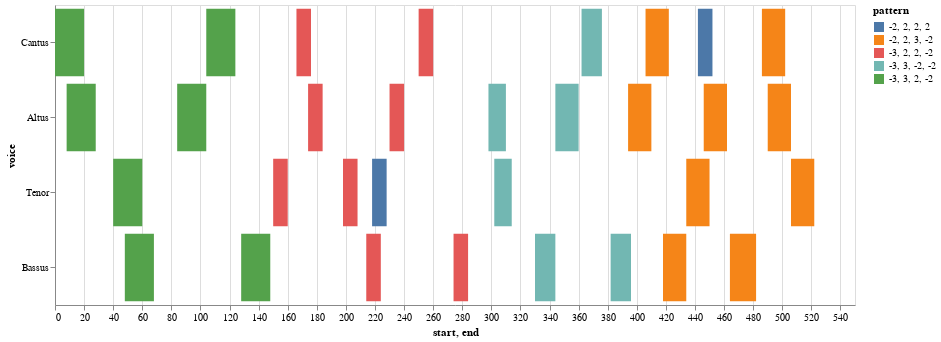

This figure's notebook cell:
### Markdown cell above
### Model Heatmap

### Code cell
## Use this for the Model Heatmap

nr = model.notes(combineUnisons=True) 
mel = model.melodic(df=nr, kind='d', compound=True, unit=0, end=False)
mel_ngrams = model.ngrams(df=mel, n=4)
entry_ngrams = model.entries(df=mel, n=4)
mel_ngrams_duration = model.durations(df=mel, n=4, mask_df=entry_ngrams)
viz.plot_ngrams_heatmap(entry_ngrams, mel_ngrams_duration, selected_patterns=shared_entries, voices=[])

### Figure 1 — Vega-Lite specification as saved in the notebook (floating-point values rounded to 4 significant figures)
{"config": {"view": {"continuousWidth": 400, "continuousHeight": 300}}, "data": {"name": "data-b3985b20dd1c8e0e9b2a4e72896d19f5"}, "mark": "bar", "encoding": {"color": {"field": "pattern", "type": "nominal"}, "opacity": {"condition": {"value": 1, "selection": "selector006"}, "value": 0.2}, "tooltip": [{"field": "start", "type": "quantitative"}, {"field": "end", "type": "quantitative"}, {"field": "pattern", "type": "nominal"}], "x": {"field": "start", "type": "quantitative"}, "x2": {"field": "end"}, "y": {"field": "voice", "sort": null, "type": "nominal"}}, "height": 300, "selection": {"selector006": {"type": "multi", "fields": ["pattern"]}}, "width": 800, "$schema": "https://vega.github.io/schema/vega-lite/v4.17.0.json", "datasets": {"data-b3985b20dd1c8e0e9b2a4e72896d19f5": [{"start": 0.0, "voice": "Cantus", "pattern": "-3, 3, 2, -2", "end": 20.0}, {"start": 104.0, "voice": "Cantus", "pattern": "-3, 3, 2, -2", "end": 124.0}, {"start": 166.0, "voice": "Cantus", "pattern": "-3, 2, 2, -2", "end": 176.0}, {"start": 250.0, "voice": "Cantus", "pattern": "-3, 2, 2, -2", "end": 260.0}, {"start": 362.0, "voice": "Cantus", "pattern": "-3, 3, -2, -2", "end": 376.0}, {"start": 406.0, "voice": "Cantus", "pattern": "-2, 2, 3, -2", "end": 422.0}, {"start": 442.0, "voice": "Cantus", "pattern": "-2, 2, 2, 2", "end": 452.0}, {"start": 486.0, "voice": "Cantus", "pattern": "-2, 2, 3, -2", "end": 502.0}, {"start": 8.0, "voice": "Altus", "pattern": "-3, 3, 2, -2", "end": 28.0}, {"start": 84.0, "voice": "Altus", "pattern": "-3, 3, 2, -2", "end": 104.0}, {"start": 174.0, "voice": "Altus", "pattern": "-3, 2, 2, -2", "end": 184.0}, {"start": 230.0, "voice": "Altus", "pattern": "-3, 2, 2, -2", "end": 240.0}, {"start": 298.0, "voice": "Altus", "pattern": "-3, 3, -2, -2", "end": 310.0}, {"start": 344.0, "voice": "Altus", "pattern": "-3, 3, -2, -2", "end": 360.0}, {"start": 394.0, "voice": "Altus", "pattern": "-2, 2, 3, -2", "end": 410.0}, {"start": 446.0, "voice": "Altus", "pattern": "-2, 2, 3, -2", "end": 462.0}, {"start": 490.0, "voice": "Altus", "pattern": "-2, 2, 3, -2", "end": 506.0}, {"start": 40.0, "voice": "Tenor", "pattern": "-3, 3, 2, -2", "end": 60.0}, {"start": 150.0, "voice": "Tenor", "pattern": "-3, 2, 2, -2", "end": 160.0}, {"start": 198.0, "voice": "Tenor", "pattern": "-3, 2, 2, -2", "end": 208.0}, {"start": 218.0, "voice": "Tenor", "pattern": "-2, 2, 2, 2", "end": 228.0}, {"start": 302.0, "voice": "Tenor", "pattern": "-3, 3, -2, -2", "end": 314.0}, {"start": 434.0, "voice": "Tenor", "pattern": "-2, 2, 3, -2", "end": 450.0}, {"start": 506.0, "voice": "Tenor", "pattern": "-2, 2, 3, -2", "end": 522.0}, {"start": 48.0, "voice": "Bassus", "pattern": "-3, 3, 2, -2", "end": 68.0}, {"start": 128.0, "voice": "Bassus", "pattern": "-3, 3, 2, -2", "end": 148.0}, {"start": 214.0, "voice": "Bassus", "pattern": "-3, 2, 2, -2", "end": 224.0}, {"start": 274.0, "voice": "Bassus", "pattern": "-3, 2, 2, -2", "end": 284.0}, {"start": 330.0, "voice": "Bassus", "pattern": "-3, 3, -2, -2", "end": 344.0}, {"start": 382.0, "voice": "Bassus", "pattern": "-3, 3, -2, -2", "end": 396.0}, {"start": 418.0, "voice": "Bassus", "pattern": "-2, 2, 3, -2", "end": 434.0}, {"start": 464.0, "voice": "Bassus", "pattern": "-2, 2, 3, -2", "end": 482.0}]}}
